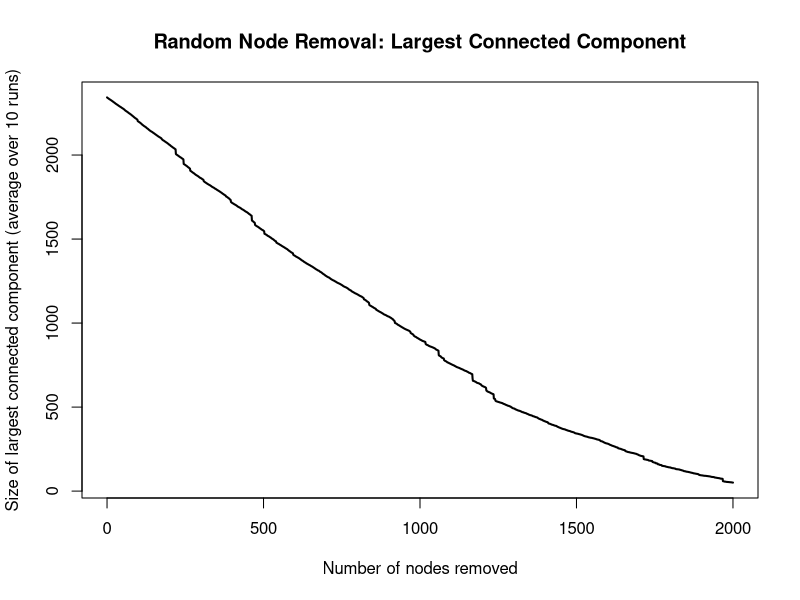

Here is the R script that generated this plot:
# Plot the number of nodes in the largest connected component
# as you remove 2, 000 random nodes, one at a time, from the net-
# work at http://www.networkatlas.eu/exercises/22/1/data.txt.
# (Repeat 10 times and plot the average result)

library(here)
library(igraph)

# Loading and remapping the network, assigning unique character names to vertices
edges <- read.table("data.txt", header=FALSE)
nodes <- unique(c(edges$V1, edges$V2))
node_names <- as.character(nodes)
node_map <- setNames(node_names, nodes)
edges_named <- as.data.frame(lapply(edges, function(col) node_map[as.character(col)]))
g_full <- graph_from_edgelist(as.matrix(edges_named), directed=FALSE)
V(g_full)$name <- as.character(V(g_full)$name) # Ensuring names are character

# Solution 

steps <- 2000
runs <- 10
set.seed(42)
largest_cc_mat <- matrix(NA, nrow=steps+1, ncol=runs)

for (r in 1:runs) {
  g <- g_full
  remaining_names <- V(g)$name
  largest_cc <- numeric(steps+1)
  largest_cc[1] <- max(components(g)$csize)
  remove_order <- sample(remaining_names, steps)
  for (i in 1:steps) {
    if (remove_order[i] %in% V(g)$name) {
      g <- delete_vertices(g, remove_order[i])
    }
    if (vcount(g) > 0) {
      largest_cc[i+1] <- max(components(g)$csize)
    } else {
      largest_cc[(i+1):(steps+1)] <- 0
      break
    }
  }
  largest_cc_mat[,r] <- largest_cc
}

# Averaging over runs
mean_largest_cc <- rowMeans(largest_cc_mat)

# Plotting
plot(0:steps, mean_largest_cc, type="l", lwd=2,
     xlab="Number of nodes removed",
     ylab="Size of largest connected component (average over 10 runs)",
     main="Random Node Removal: Largest Connected Component")
